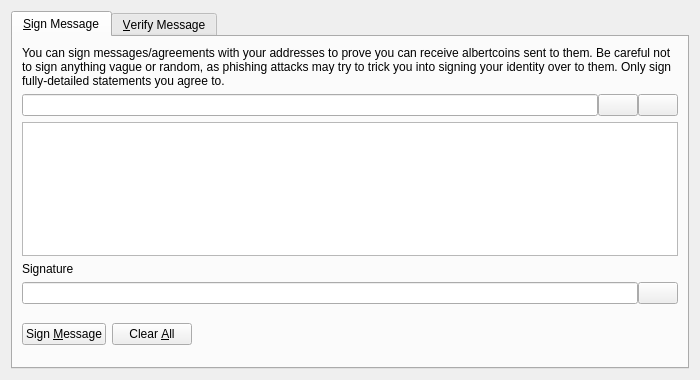
<?xml version="1.0" encoding="UTF-8"?>
<ui version="4.0">
 <class>SignVerifyMessageDialog</class>
 <widget class="QDialog" name="SignVerifyMessageDialog">
  <property name="geometry">
   <rect>
    <x>0</x>
    <y>0</y>
    <width>700</width>
    <height>380</height>
   </rect>
  </property>
  <property name="windowTitle">
   <string>Signatures - Sign / Verify a Message</string>
  </property>
  <property name="modal">
   <bool>true</bool>
  </property>
  <layout class="QVBoxLayout" name="verticalLayout">
   <item>
    <widget class="QTabWidget" name="tabWidget">
     <property name="currentIndex">
      <number>0</number>
     </property>
     <widget class="QWidget" name="tabSignMessage">
      <attribute name="title">
       <string>&amp;Sign Message</string>
      </attribute>
      <layout class="QVBoxLayout" name="verticalLayout_SM">
       <item>
        <widget class="QLabel" name="infoLabel_SM">
         <property name="text">
          <string>You can sign messages/agreements with your addresses to prove you can receive albertcoins sent to them. Be careful not to sign anything vague or random, as phishing attacks may try to trick you into signing your identity over to them. Only sign fully-detailed statements you agree to.</string>
         </property>
         <property name="textFormat">
          <enum>Qt::PlainText</enum>
         </property>
         <property name="wordWrap">
          <bool>true</bool>
         </property>
        </widget>
       </item>
       <item>
        <layout class="QHBoxLayout" name="horizontalLayout_1_SM">
         <property name="spacing">
          <number>0</number>
         </property>
         <item>
          <widget class="QValidatedLineEdit" name="addressIn_SM">
           <property name="toolTip">
            <string>The Litecoin address to sign the message with</string>
           </property>
          </widget>
         </item>
         <item>
          <widget class="QPushButton" name="addressBookButton_SM">
           <property name="toolTip">
            <string>Choose previously used address</string>
           </property>
           <property name="text">
            <string/>
           </property>
           <property name="icon">
            <iconset resource="../bitcoin.qrc">
             <normaloff>:/icons/address-book</normaloff>:/icons/address-book</iconset>
           </property>
           <property name="shortcut">
            <string>Alt+A</string>
           </property>
           <property name="autoDefault">
            <bool>false</bool>
           </property>
          </widget>
         </item>
         <item>
          <widget class="QPushButton" name="pasteButton_SM">
           <property name="toolTip">
            <string>Paste address from clipboard</string>
           </property>
           <property name="text">
            <string/>
           </property>
           <property name="icon">
            <iconset resource="../bitcoin.qrc">
             <normaloff>:/icons/editpaste</normaloff>:/icons/editpaste</iconset>
           </property>
           <property name="shortcut">
            <string>Alt+P</string>
           </property>
           <property name="autoDefault">
            <bool>false</bool>
           </property>
          </widget>
         </item>
        </layout>
       </item>
       <item>
        <widget class="QPlainTextEdit" name="messageIn_SM">
         <property name="toolTip">
          <string>Enter the message you want to sign here</string>
         </property>
        </widget>
       </item>
       <item>
        <widget class="QLabel" name="signatureLabel_SM">
         <property name="text">
          <string>Signature</string>
         </property>
         <property name="textFormat">
          <enum>Qt::PlainText</enum>
         </property>
        </widget>
       </item>
       <item>
        <layout class="QHBoxLayout" name="horizontalLayout_2_SM">
         <property name="spacing">
          <number>0</number>
         </property>
         <item>
          <widget class="QLineEdit" name="signatureOut_SM">
           <property name="font">
            <font>
             <italic>true</italic>
            </font>
           </property>
           <property name="readOnly">
            <bool>true</bool>
           </property>
          </widget>
         </item>
         <item>
          <widget class="QPushButton" name="copySignatureButton_SM">
           <property name="toolTip">
            <string>Copy the current signature to the system clipboard</string>
           </property>
           <property name="text">
            <string/>
           </property>
           <property name="icon">
            <iconset resource="../bitcoin.qrc">
             <normaloff>:/icons/editcopy</normaloff>:/icons/editcopy</iconset>
           </property>
           <property name="autoDefault">
            <bool>false</bool>
           </property>
          </widget>
         </item>
        </layout>
       </item>
       <item>
        <layout class="QHBoxLayout" name="horizontalLayout_3_SM">
         <item>
          <widget class="QPushButton" name="signMessageButton_SM">
           <property name="toolTip">
            <string>Sign the message to prove you own this Litecoin address</string>
           </property>
           <property name="text">
            <string>Sign &amp;Message</string>
           </property>
           <property name="icon">
            <iconset resource="../bitcoin.qrc">
             <normaloff>:/icons/edit</normaloff>:/icons/edit</iconset>
           </property>
           <property name="autoDefault">
            <bool>false</bool>
           </property>
          </widget>
         </item>
         <item>
          <widget class="QPushButton" name="clearButton_SM">
           <property name="toolTip">
            <string>Reset all sign message fields</string>
           </property>
           <property name="text">
            <string>Clear &amp;All</string>
           </property>
           <property name="icon">
            <iconset resource="../bitcoin.qrc">
             <normaloff>:/icons/remove</normaloff>:/icons/remove</iconset>
           </property>
           <property name="autoDefault">
            <bool>false</bool>
           </property>
          </widget>
         </item>
         <item>
          <spacer name="horizontalSpacer_1_SM">
           <property name="orientation">
            <enum>Qt::Horizontal</enum>
           </property>
           <property name="sizeHint" stdset="0">
            <size>
             <width>40</width>
             <height>48</height>
            </size>
           </property>
          </spacer>
         </item>
         <item>
          <widget class="QLabel" name="statusLabel_SM">
           <property name="font">
            <font>
             <weight>75</weight>
             <bold>true</bold>
            </font>
           </property>
           <property name="text">
            <string/>
           </property>
           <property name="wordWrap">
            <bool>true</bool>
           </property>
          </widget>
         </item>
         <item>
          <spacer name="horizontalSpacer_2_SM">
           <property name="orientation">
            <enum>Qt::Horizontal</enum>
           </property>
           <property name="sizeHint" stdset="0">
            <size>
             <width>40</width>
             <height>48</height>
            </size>
           </property>
          </spacer>
         </item>
        </layout>
       </item>
      </layout>
     </widget>
     <widget class="QWidget" name="tabVerifyMessage">
      <attribute name="title">
       <string>&amp;Verify Message</string>
      </attribute>
      <layout class="QVBoxLayout" name="verticalLayout_VM">
       <item>
        <widget class="QLabel" name="infoLabel_VM">
         <property name="text">
          <string>Enter the receiver's address, message (ensure you copy line breaks, spaces, tabs, etc. exactly) and signature below to verify the message. Be careful not to read more into the signature than what is in the signed message itself, to avoid being tricked by a man-in-the-middle attack. Note that this only proves the signing party receives with the address, it cannot prove sendership of any transaction!</string>
         </property>
         <property name="textFormat">
          <enum>Qt::PlainText</enum>
         </property>
         <property name="alignment">
          <set>Qt::AlignLeading|Qt::AlignLeft|Qt::AlignTop</set>
         </property>
         <property name="wordWrap">
          <bool>true</bool>
         </property>
        </widget>
       </item>
       <item>
        <layout class="QHBoxLayout" name="horizontalLayout_1_VM">
         <property name="spacing">
          <number>0</number>
         </property>
         <item>
          <widget class="QValidatedLineEdit" name="addressIn_VM">
           <property name="toolTip">
            <string>The Litecoin address the message was signed with</string>
           </property>
          </widget>
         </item>
         <item>
          <widget class="QPushButton" name="addressBookButton_VM">
           <property name="toolTip">
            <string>Choose previously used address</string>
           </property>
           <property name="text">
            <string/>
           </property>
           <property name="icon">
            <iconset resource="../bitcoin.qrc">
             <normaloff>:/icons/address-book</normaloff>:/icons/address-book</iconset>
           </property>
           <property name="shortcut">
            <string>Alt+A</string>
           </property>
           <property name="autoDefault">
            <bool>false</bool>
           </property>
          </widget>
         </item>
        </layout>
       </item>
       <item>
        <widget class="QPlainTextEdit" name="messageIn_VM"/>
       </item>
       <item>
        <widget class="QValidatedLineEdit" name="signatureIn_VM"/>
       </item>
       <item>
        <layout class="QHBoxLayout" name="horizontalLayout_2_VM">
         <item>
          <widget class="QPushButton" name="verifyMessageButton_VM">
           <property name="toolTip">
            <string>Verify the message to ensure it was signed with the specified Litecoin address</string>
           </property>
           <property name="text">
            <string>Verify &amp;Message</string>
           </property>
           <property name="icon">
            <iconset resource="../bitcoin.qrc">
             <normaloff>:/icons/transaction_0</normaloff>:/icons/transaction_0</iconset>
           </property>
           <property name="autoDefault">
            <bool>false</bool>
           </property>
          </widget>
         </item>
         <item>
          <widget class="QPushButton" name="clearButton_VM">
           <property name="toolTip">
            <string>Reset all verify message fields</string>
           </property>
           <property name="text">
            <string>Clear &amp;All</string>
           </property>
           <property name="icon">
            <iconset resource="../bitcoin.qrc">
             <normaloff>:/icons/remove</normaloff>:/icons/remove</iconset>
           </property>
           <property name="autoDefault">
            <bool>false</bool>
           </property>
          </widget>
         </item>
         <item>
          <spacer name="horizontalSpacer_1_VM">
           <property name="orientation">
            <enum>Qt::Horizontal</enum>
           </property>
           <property name="sizeHint" stdset="0">
            <size>
             <width>40</width>
             <height>48</height>
            </size>
           </property>
          </spacer>
         </item>
         <item>
          <widget class="QLabel" name="statusLabel_VM">
           <property name="font">
            <font>
             <weight>75</weight>
             <bold>true</bold>
            </font>
           </property>
           <property name="text">
            <string/>
           </property>
           <property name="wordWrap">
            <bool>true</bool>
           </property>
          </widget>
         </item>
         <item>
          <spacer name="horizontalSpacer_2_VM">
           <property name="orientation">
            <enum>Qt::Horizontal</enum>
           </property>
           <property name="sizeHint" stdset="0">
            <size>
             <width>40</width>
             <height>48</height>
            </size>
           </property>
          </spacer>
         </item>
        </layout>
       </item>
      </layout>
     </widget>
    </widget>
   </item>
  </layout>
 </widget>
 <customwidgets>
  <customwidget>
   <class>QValidatedLineEdit</class>
   <extends>QLineEdit</extends>
   <header>qvalidatedlineedit.h</header>
  </customwidget>
 </customwidgets>
 <resources>
  <include location="../bitcoin.qrc"/>
 </resources>
 <connections/>
</ui>
